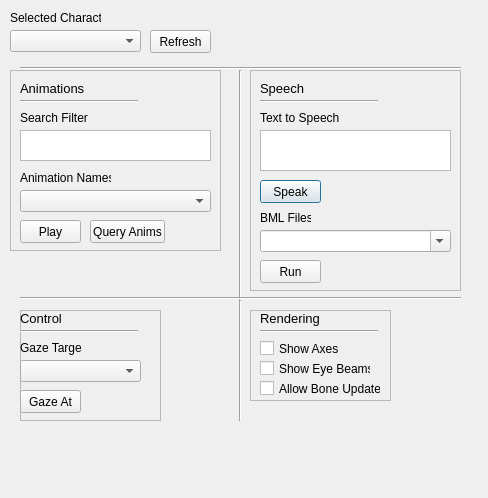
<?xml version="1.0" encoding="UTF-8"?>
<ui version="4.0">
 <class>UtilsDialog</class>
 <widget class="QDialog" name="UtilsDialog">
  <property name="geometry">
   <rect>
    <x>0</x>
    <y>0</y>
    <width>488</width>
    <height>498</height>
   </rect>
  </property>
  <property name="windowTitle">
   <string>Utils</string>
  </property>
  <widget class="QFrame" name="frame">
   <property name="geometry">
    <rect>
     <x>250</x>
     <y>70</y>
     <width>211</width>
     <height>221</height>
    </rect>
   </property>
   <property name="frameShape">
    <enum>QFrame::StyledPanel</enum>
   </property>
   <property name="frameShadow">
    <enum>QFrame::Raised</enum>
   </property>
   <widget class="QComboBox" name="bmlFilesBox">
    <property name="geometry">
     <rect>
      <x>10</x>
      <y>160</y>
      <width>191</width>
      <height>22</height>
     </rect>
    </property>
    <property name="editable">
     <bool>true</bool>
    </property>
   </widget>
   <widget class="QLabel" name="ttsLabel">
    <property name="geometry">
     <rect>
      <x>10</x>
      <y>40</y>
      <width>91</width>
      <height>16</height>
     </rect>
    </property>
    <property name="text">
     <string>Text to Speech</string>
    </property>
   </widget>
   <widget class="QLabel" name="bmlFilesLabel">
    <property name="geometry">
     <rect>
      <x>10</x>
      <y>140</y>
      <width>51</width>
      <height>16</height>
     </rect>
    </property>
    <property name="text">
     <string>BML Files</string>
    </property>
   </widget>
   <widget class="QPlainTextEdit" name="ttsBox">
    <property name="geometry">
     <rect>
      <x>10</x>
      <y>60</y>
      <width>191</width>
      <height>41</height>
     </rect>
    </property>
   </widget>
   <widget class="QPushButton" name="SpeakButton">
    <property name="geometry">
     <rect>
      <x>10</x>
      <y>110</y>
      <width>61</width>
      <height>23</height>
     </rect>
    </property>
    <property name="text">
     <string>Speak</string>
    </property>
   </widget>
   <widget class="Line" name="line_2">
    <property name="geometry">
     <rect>
      <x>10</x>
      <y>30</y>
      <width>118</width>
      <height>3</height>
     </rect>
    </property>
    <property name="lineWidth">
     <number>1</number>
    </property>
    <property name="orientation">
     <enum>Qt::Horizontal</enum>
    </property>
   </widget>
   <widget class="QLabel" name="speechLabel">
    <property name="geometry">
     <rect>
      <x>10</x>
      <y>10</y>
      <width>71</width>
      <height>16</height>
     </rect>
    </property>
    <property name="font">
     <font>
      <pointsize>10</pointsize>
     </font>
    </property>
    <property name="text">
     <string>Speech</string>
    </property>
   </widget>
   <widget class="QPushButton" name="runBmlButton">
    <property name="geometry">
     <rect>
      <x>10</x>
      <y>190</y>
      <width>61</width>
      <height>23</height>
     </rect>
    </property>
    <property name="text">
     <string>Run</string>
    </property>
   </widget>
  </widget>
  <widget class="QFrame" name="frame_2">
   <property name="geometry">
    <rect>
     <x>10</x>
     <y>70</y>
     <width>211</width>
     <height>181</height>
    </rect>
   </property>
   <property name="frameShape">
    <enum>QFrame::StyledPanel</enum>
   </property>
   <property name="frameShadow">
    <enum>QFrame::Raised</enum>
   </property>
   <widget class="QLabel" name="animationNamesLabel">
    <property name="geometry">
     <rect>
      <x>10</x>
      <y>100</y>
      <width>91</width>
      <height>16</height>
     </rect>
    </property>
    <property name="text">
     <string>Animation Names</string>
    </property>
   </widget>
   <widget class="Line" name="line">
    <property name="geometry">
     <rect>
      <x>10</x>
      <y>30</y>
      <width>118</width>
      <height>3</height>
     </rect>
    </property>
    <property name="lineWidth">
     <number>1</number>
    </property>
    <property name="orientation">
     <enum>Qt::Horizontal</enum>
    </property>
   </widget>
   <widget class="QPushButton" name="QueryAnimButton">
    <property name="geometry">
     <rect>
      <x>80</x>
      <y>150</y>
      <width>75</width>
      <height>23</height>
     </rect>
    </property>
    <property name="text">
     <string>Query Anims</string>
    </property>
   </widget>
   <widget class="QComboBox" name="animationNamesBox">
    <property name="geometry">
     <rect>
      <x>10</x>
      <y>120</y>
      <width>191</width>
      <height>22</height>
     </rect>
    </property>
   </widget>
   <widget class="QLabel" name="animationsLabel">
    <property name="geometry">
     <rect>
      <x>10</x>
      <y>10</y>
      <width>71</width>
      <height>16</height>
     </rect>
    </property>
    <property name="font">
     <font>
      <pointsize>10</pointsize>
     </font>
    </property>
    <property name="text">
     <string>Animations</string>
    </property>
   </widget>
   <widget class="QPlainTextEdit" name="animFilterBox">
    <property name="geometry">
     <rect>
      <x>10</x>
      <y>60</y>
      <width>191</width>
      <height>31</height>
     </rect>
    </property>
   </widget>
   <widget class="QLabel" name="filterLabel">
    <property name="geometry">
     <rect>
      <x>10</x>
      <y>40</y>
      <width>71</width>
      <height>16</height>
     </rect>
    </property>
    <property name="text">
     <string>Search Filter</string>
    </property>
   </widget>
   <widget class="QPushButton" name="PlayAnimButton">
    <property name="geometry">
     <rect>
      <x>10</x>
      <y>150</y>
      <width>61</width>
      <height>23</height>
     </rect>
    </property>
    <property name="text">
     <string>Play</string>
    </property>
   </widget>
  </widget>
  <widget class="QFrame" name="frame_3">
   <property name="geometry">
    <rect>
     <x>250</x>
     <y>310</y>
     <width>141</width>
     <height>91</height>
    </rect>
   </property>
   <property name="frameShape">
    <enum>QFrame::StyledPanel</enum>
   </property>
   <property name="frameShadow">
    <enum>QFrame::Raised</enum>
   </property>
   <widget class="QLabel" name="renderingLabel">
    <property name="geometry">
     <rect>
      <x>10</x>
      <y>0</y>
      <width>71</width>
      <height>16</height>
     </rect>
    </property>
    <property name="font">
     <font>
      <pointsize>10</pointsize>
     </font>
    </property>
    <property name="text">
     <string>Rendering</string>
    </property>
   </widget>
   <widget class="QCheckBox" name="showAxesBox">
    <property name="geometry">
     <rect>
      <x>10</x>
      <y>30</y>
      <width>81</width>
      <height>17</height>
     </rect>
    </property>
    <property name="text">
     <string>Show Axes</string>
    </property>
   </widget>
   <widget class="Line" name="line_3">
    <property name="geometry">
     <rect>
      <x>10</x>
      <y>20</y>
      <width>118</width>
      <height>3</height>
     </rect>
    </property>
    <property name="lineWidth">
     <number>1</number>
    </property>
    <property name="orientation">
     <enum>Qt::Horizontal</enum>
    </property>
   </widget>
   <widget class="QCheckBox" name="showEyeBeamsBox">
    <property name="geometry">
     <rect>
      <x>10</x>
      <y>50</y>
      <width>111</width>
      <height>17</height>
     </rect>
    </property>
    <property name="text">
     <string>Show Eye Beams</string>
    </property>
   </widget>
   <widget class="QCheckBox" name="allowBoneUpdatesBox">
    <property name="geometry">
     <rect>
      <x>10</x>
      <y>70</y>
      <width>121</width>
      <height>17</height>
     </rect>
    </property>
    <property name="text">
     <string>Allow Bone Updates</string>
    </property>
   </widget>
  </widget>
  <widget class="Line" name="line_4">
   <property name="geometry">
    <rect>
     <x>230</x>
     <y>70</y>
     <width>20</width>
     <height>231</height>
    </rect>
   </property>
   <property name="orientation">
    <enum>Qt::Vertical</enum>
   </property>
  </widget>
  <widget class="QFrame" name="frame_4">
   <property name="geometry">
    <rect>
     <x>20</x>
     <y>310</y>
     <width>141</width>
     <height>111</height>
    </rect>
   </property>
   <property name="frameShape">
    <enum>QFrame::StyledPanel</enum>
   </property>
   <property name="frameShadow">
    <enum>QFrame::Raised</enum>
   </property>
   <widget class="QPushButton" name="GazeAtButton">
    <property name="geometry">
     <rect>
      <x>0</x>
      <y>80</y>
      <width>61</width>
      <height>23</height>
     </rect>
    </property>
    <property name="text">
     <string>Gaze At</string>
    </property>
   </widget>
   <widget class="QLabel" name="gazeTargetLabel">
    <property name="geometry">
     <rect>
      <x>0</x>
      <y>30</y>
      <width>61</width>
      <height>16</height>
     </rect>
    </property>
    <property name="text">
     <string>Gaze Target</string>
    </property>
   </widget>
   <widget class="QComboBox" name="gazeTargetBox">
    <property name="geometry">
     <rect>
      <x>0</x>
      <y>50</y>
      <width>121</width>
      <height>22</height>
     </rect>
    </property>
   </widget>
   <widget class="Line" name="line_5">
    <property name="geometry">
     <rect>
      <x>0</x>
      <y>20</y>
      <width>118</width>
      <height>3</height>
     </rect>
    </property>
    <property name="lineWidth">
     <number>1</number>
    </property>
    <property name="orientation">
     <enum>Qt::Horizontal</enum>
    </property>
   </widget>
   <widget class="QLabel" name="controlLabel">
    <property name="geometry">
     <rect>
      <x>0</x>
      <y>0</y>
      <width>71</width>
      <height>16</height>
     </rect>
    </property>
    <property name="font">
     <font>
      <pointsize>10</pointsize>
     </font>
    </property>
    <property name="text">
     <string>Control</string>
    </property>
   </widget>
  </widget>
  <widget class="Line" name="line_6">
   <property name="geometry">
    <rect>
     <x>20</x>
     <y>290</y>
     <width>441</width>
     <height>16</height>
    </rect>
   </property>
   <property name="lineWidth">
    <number>1</number>
   </property>
   <property name="orientation">
    <enum>Qt::Horizontal</enum>
   </property>
  </widget>
  <widget class="QComboBox" name="selectedCharacterBox">
   <property name="geometry">
    <rect>
     <x>10</x>
     <y>30</y>
     <width>131</width>
     <height>22</height>
    </rect>
   </property>
  </widget>
  <widget class="QLabel" name="selectedCharacterLabel">
   <property name="geometry">
    <rect>
     <x>10</x>
     <y>10</y>
     <width>91</width>
     <height>16</height>
    </rect>
   </property>
   <property name="text">
    <string>Selected Character</string>
   </property>
  </widget>
  <widget class="Line" name="line_7">
   <property name="geometry">
    <rect>
     <x>20</x>
     <y>60</y>
     <width>441</width>
     <height>16</height>
    </rect>
   </property>
   <property name="lineWidth">
    <number>1</number>
   </property>
   <property name="orientation">
    <enum>Qt::Horizontal</enum>
   </property>
  </widget>
  <widget class="Line" name="line_8">
   <property name="geometry">
    <rect>
     <x>230</x>
     <y>300</y>
     <width>20</width>
     <height>121</height>
    </rect>
   </property>
   <property name="orientation">
    <enum>Qt::Vertical</enum>
   </property>
  </widget>
  <widget class="QPushButton" name="refreshButton">
   <property name="geometry">
    <rect>
     <x>150</x>
     <y>30</y>
     <width>61</width>
     <height>23</height>
    </rect>
   </property>
   <property name="text">
    <string>Refresh</string>
   </property>
  </widget>
 </widget>
 <resources/>
 <connections/>
</ui>
